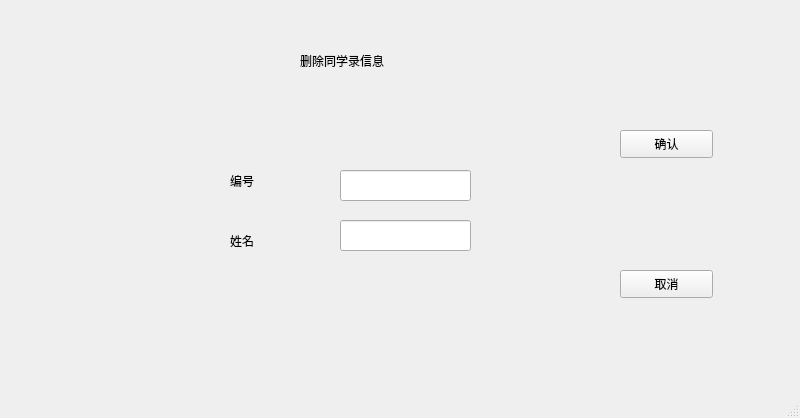
<?xml version="1.0" encoding="UTF-8"?>
<ui version="4.0">
 <class>delete_stu</class>
 <widget class="QMainWindow" name="delete_stu">
  <property name="geometry">
   <rect>
    <x>0</x>
    <y>0</y>
    <width>800</width>
    <height>418</height>
   </rect>
  </property>
  <property name="windowTitle">
   <string>MainWindow</string>
  </property>
  <widget class="QWidget" name="centralwidget">
   <widget class="QLineEdit" name="name">
    <property name="geometry">
     <rect>
      <x>340</x>
      <y>220</y>
      <width>131</width>
      <height>31</height>
     </rect>
    </property>
   </widget>
   <widget class="QPushButton" name="pushButton_2">
    <property name="geometry">
     <rect>
      <x>620</x>
      <y>270</y>
      <width>93</width>
      <height>28</height>
     </rect>
    </property>
    <property name="styleSheet">
     <string notr="true">font: 75 11pt &quot;Agency FB&quot;;</string>
    </property>
    <property name="text">
     <string>取消</string>
    </property>
   </widget>
   <widget class="QLineEdit" name="id">
    <property name="geometry">
     <rect>
      <x>340</x>
      <y>170</y>
      <width>131</width>
      <height>31</height>
     </rect>
    </property>
   </widget>
   <widget class="QLabel" name="label">
    <property name="geometry">
     <rect>
      <x>230</x>
      <y>170</y>
      <width>91</width>
      <height>21</height>
     </rect>
    </property>
    <property name="styleSheet">
     <string notr="true">font: 75 11pt &quot;Agency FB&quot;;</string>
    </property>
    <property name="text">
     <string>编号</string>
    </property>
   </widget>
   <widget class="QPushButton" name="pushButton">
    <property name="geometry">
     <rect>
      <x>620</x>
      <y>130</y>
      <width>93</width>
      <height>28</height>
     </rect>
    </property>
    <property name="styleSheet">
     <string notr="true">font: 75 11pt &quot;Agency FB&quot;;</string>
    </property>
    <property name="text">
     <string>确认</string>
    </property>
   </widget>
   <widget class="QLabel" name="label_2">
    <property name="geometry">
     <rect>
      <x>230</x>
      <y>230</y>
      <width>81</width>
      <height>21</height>
     </rect>
    </property>
    <property name="styleSheet">
     <string notr="true">font: 75 11pt &quot;Agency FB&quot;;</string>
    </property>
    <property name="text">
     <string>姓名</string>
    </property>
   </widget>
   <widget class="QLabel" name="label_3">
    <property name="geometry">
     <rect>
      <x>300</x>
      <y>40</y>
      <width>211</width>
      <height>41</height>
     </rect>
    </property>
    <property name="styleSheet">
     <string notr="true">font: 75 15pt &quot;Agency FB&quot;;</string>
    </property>
    <property name="text">
     <string>删除同学录信息</string>
    </property>
   </widget>
  </widget>
  <widget class="QMenuBar" name="menubar">
   <property name="geometry">
    <rect>
     <x>0</x>
     <y>0</y>
     <width>800</width>
     <height>26</height>
    </rect>
   </property>
  </widget>
  <widget class="QStatusBar" name="statusbar"/>
 </widget>
 <resources/>
 <connections/>
</ui>
